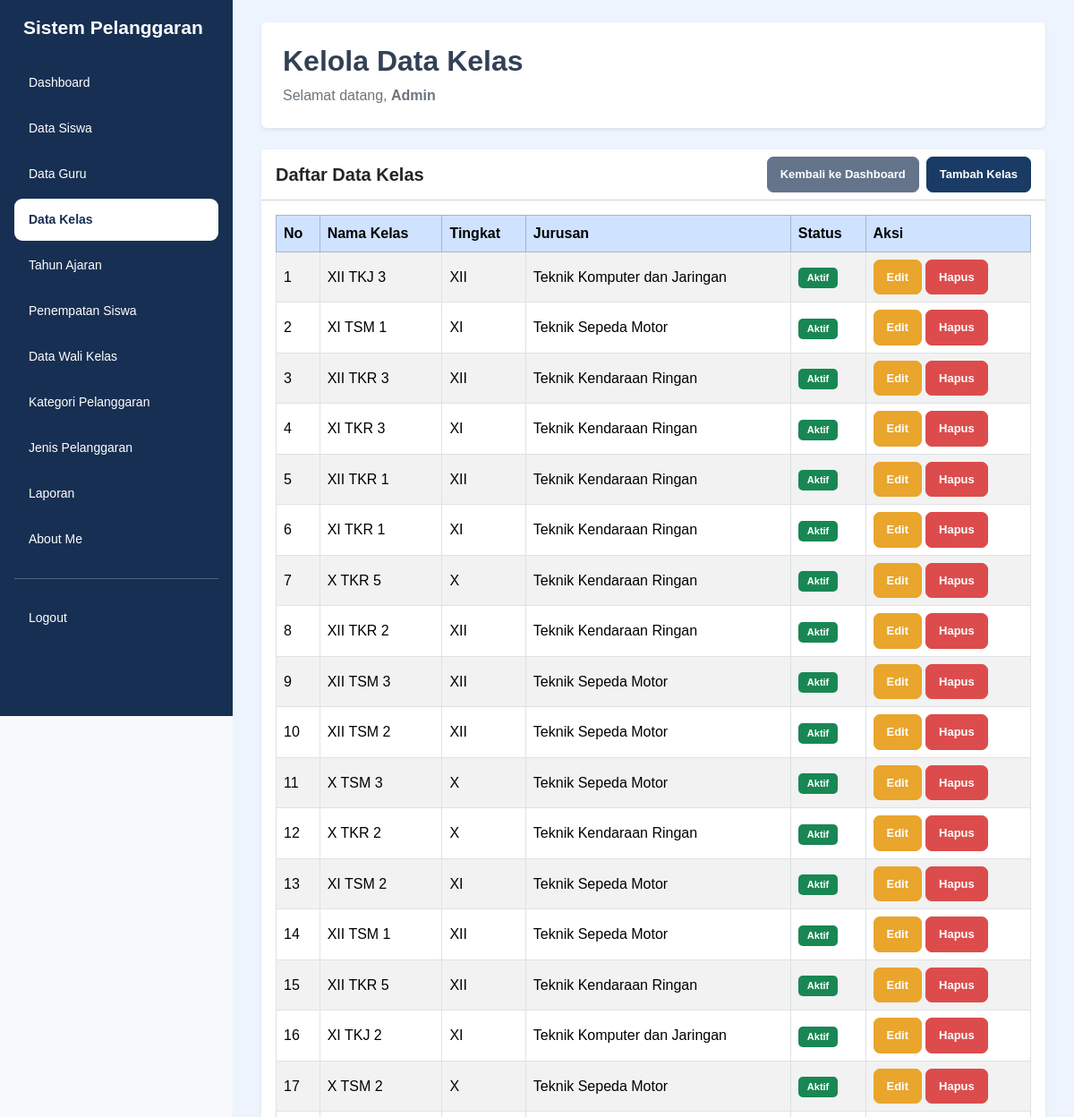
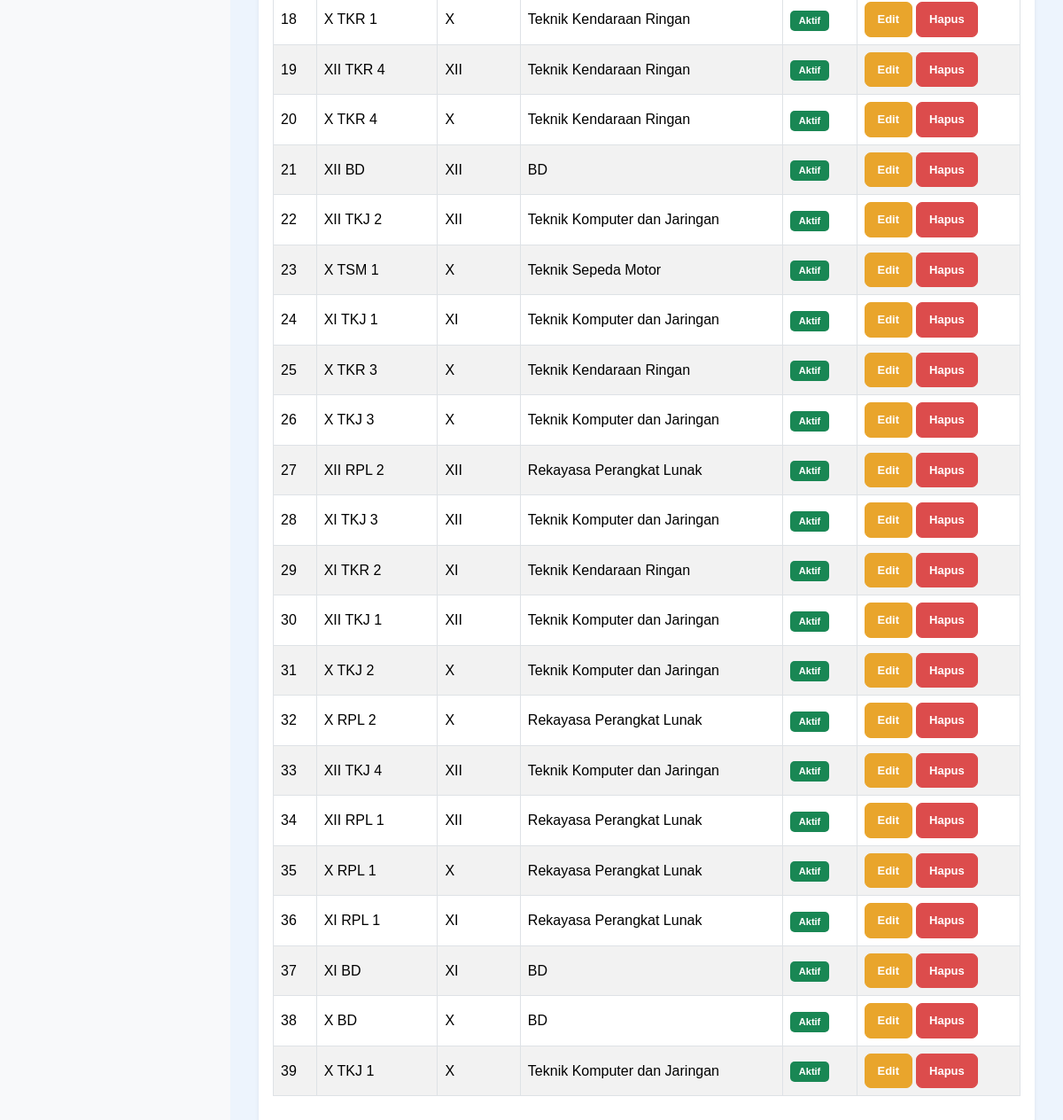
/data_kelas.php (signed in), run on the app's committed database (2 pictures, top to bottom).
### tables this page shows
CREATE TABLE `t_kelas` (
  `id` int(11) NOT NULL,
  `nama` varchar(100) NOT NULL,
  `tingkat` varchar(20) NOT NULL,
  `jurusan` varchar(100) NOT NULL,
  `status_aktif` tinyint(1) NOT NULL,
  `created_at` timestamp NOT NULL DEFAULT current_timestamp(),
  `updated_at` timestamp NOT NULL DEFAULT current_timestamp()
);

### data_kelas.php (the view, shortened to what this page needs)
<?php
include 'config/koneksi.php';
$name = $_SESSION['name'] ?? 'Admin';
$halaman = basename($_SERVER['PHP_SELF']);
$query = mysqli_query(
    $koneksi,
    "SELECT * FROM t_kelas ORDER BY id DESC"
);
?>
<!DOCTYPE html>
<html lang="id">
<head>
    <link href="https://cdn.jsdelivr.net/npm/bootstrap@5.3.8/dist/css/bootstrap.min.css"
          rel="stylesheet">
    <link rel="stylesheet"
          href="https://cdn.datatables.net/3.1.4/css/dataTables.dataTables.min.css">
    <link rel="stylesheet" href="style/style.css">
</head>
<body class="bg-light">
<div class="container-fluid">
    <div class="row">
        <div class="sidebar col-md-3 col-lg-2 position-fixed top-0 start-0 vh-100 p-3 overflow-auto">
            <h4 class="text-white mb-4">Sistem Pelanggaran</h4>
            <ul class="nav nav-pills flex-column gap-1">
                <li class="nav-item">
                    <a href="dashboard.php" class="nav-link text-white">Dashboard</a>
                </li>
                <li class="nav-item">
                    <a href="data_siswa.php" class="nav-link text-white">Data Siswa</a>
                </li>
                <li class="nav-item">
                    <a href="data_guru.php" class="nav-link text-white">Data Guru</a>
                </li>
                <li class="nav-item">
                    <a href="data_kelas.php"
                       class="nav-link <?= $halaman == 'data_kelas.php' ? 'active' : 'text-white'; ?>">
                        Data Kelas
                    </a>
                </li>
                <li class="nav-item">
                    <a href="data_tahun_ajaran.php" class="nav-link text-white">Tahun Ajaran</a>
                </li>
                <li class="nav-item">
                    <a href="data_penempatan_siswa.php" class="nav-link text-white">Penempatan Siswa</a>
                </li>
                <li class="nav-item">
                    <a href="data_wali_kelas.php" class="nav-link text-white">Data Wali Kelas</a>
                </li>
                <li class="nav-item">
                    <a href="data_kategori_pelanggaran.php" class="nav-link text-white">Kategori Pelanggaran</a>
                </li>
                <li class="nav-item">
                    <a href="data_jenis_pelanggaran.php" class="nav-link text-white">Jenis Pelanggaran</a>
                </li>
                <li class="nav-item">
                    <a href="laporan.php" class="nav-link text-white">Laporan</a>
                </li>
                <li class="nav-item">
                    <a href="about_me.php" class="nav-link text-white">About Me</a>
                </li>
                <hr class="border-white">
                <li class="nav-item">
                    <a href="logout.php" class="nav-link text-white">Logout</a>
                </li>
            </ul>
        </div>
        <main class="content-main">
            <div class="page-content">
                <div class="bg-white rounded shadow-sm p-4 mb-4">
                    <h2 class="fw-bold">Kelola Data Kelas</h2>
                    <p class="text-secondary mb-0">
                        Selamat datang,
                        <b><?= htmlspecialchars($name); ?></b>
                    </p>
                </div>
                <div class="card shadow-sm border-0">
                    <div class="card-header bg-white">
                        <div class="d-flex justify-content-between align-items-center flex-wrap gap-2">
                            <h5 class="mb-0 fw-bold">Daftar Data Kelas</h5>
                            <div class="d-flex gap-2">
                                <a href="dashboard.php" class="btn btn-secondary btn-sm">
                                    Kembali ke Dashboard
                                </a>
                                <a href="tambah_kelas.php" class="btn btn-primary btn-sm">
                                    Tambah Kelas
                                </a>
                            </div>
                        </div>
                    </div>
                    <div class="card-body">
                        <div class="table-responsive">
                            <table id="tabelKelas"
                                   class="table table-bordered table-striped table-hover align-middle w-100">
                                <thead class="table-primary">
                                    <tr>
                                        <th>No</th>
                                        <th>Nama Kelas</th>
                                        <th>Tingkat</th>
                                        <th>Jurusan</th>
                                        <th>Status</th>
                                        <th>Aksi</th>
                                    </tr>
                                </thead>
                                <tbody>
                                <?php
                                $no = 1;
                                if (mysqli_num_rows($query) > 0) {
                                    while ($data = mysqli_fetch_assoc($query)) {
                                        $jurusan = $data['jurusan'] ?? '-';
                                        if ($jurusan == 'RPL') {
                                            $jurusan = 'Rekayasa Perangkat Lunak';
                                        } elseif ($jurusan == 'TKJ') {
                                            $jurusan = 'Teknik Komputer dan Jaringan';
                                        } elseif ($jurusan == 'TSM') {
                                            $jurusan = 'Teknik Sepeda Motor';
                                        } elseif ($jurusan == 'TKR') {
                                            $jurusan = 'Teknik Kendaraan Ringan';
                                        } elseif ($jurusan == 'TBSM') {
                                            $jurusan = 'Teknik dan Bisnis Sepeda Motor';
                                        }
                                ?>
                                    <tr>
                                        <td><?= $no++; ?></td>
                                        <td>
                                            <?= htmlspecialchars($data['nama'] ?? '-'); ?>
                                        </td>
                                        <td>
                                            <?= htmlspecialchars($data['tingkat'] ?? '-'); ?>
                                        </td>
                                        <td>
                                            <?= htmlspecialchars($jurusan); ?>
                                        </td>
                                        <td>
                                            <?php if (($data['status_aktif'] ?? 0) == 1) { ?>
                                                <span class="badge bg-success">Aktif</span>
                                            <?php } else { ?>
                                                <span class="badge bg-secondary">Tidak Aktif</span>
                                            <?php } ?>
                                        </td>
                                        <td>
                                            <div class="d-flex gap-1">
                                                <a href="edit_kelas.php?id=<?= urlencode($data['id']); ?>"
                                                   class="btn btn-warning btn-sm">
                                                    Edit
                                                </a>
                                                <a href="hapus_kelas.php?id=<?= urlencode($data['id']); ?>"
                                                   class="btn btn-danger btn-sm"
                                                   onclick="return confirm('Yakin ingin menghapus data kelas ini?')">
                                                    Hapus
                                                </a>
                                            </div>
                                        </td>
                                    </tr>
                                <?php
                                    }
                                } ?>
                                </tbody>
                            </table>
                        </div>
                    </div>
                </div>
            </div>
        </main>
    </div>
</div>
</body>
</html>

### style/style.css (style rules this page uses)
* { box-sizing: border-box; }
html { width: 100%; min-height: 100%; overflow-x: hidden; }
body { width: 100%; min-height: 100vh; margin: 0; padding: 0; font-family: Arial, Helvetica, sans-serif; background-color: #edf4fd; color: #334155; }
a { text-decoration: none; }
.sidebar { position: fixed !important; top: 0; left: 0; width: 260px !important; max-width: 260px !important; height: 100vh; padding: 24px 15px; background-color: #172f52 !important; z-index: 1001; overflow-y: auto; overflow-x: hidden; flex: none !important; }
.sidebar h4 { color: #ffffff; font-size: 21px; font-weight: 700; margin: 0 0 38px; padding: 0 10px; line-height: 1.4; }
.sidebar .nav { display: flex; flex-direction: column; gap: 7px; }
.sidebar .nav-item { width: 100%; }
.sidebar .nav-link { display: block; width: 100%; padding: 13px 16px; border-radius: 9px; color: #e2eaf6; font-size: 14px; font-weight: 500; transition: all 0.2s ease; }
.sidebar .nav-link.active { background-color: #ffffff !important; color: #172f52 !important; font-weight: 700; }
.content-main { display: block !important; position: relative; width: calc(100% - 260px) !important; max-width: none !important; min-height: 100vh; margin-left: 260px !important; margin-right: 0 !important; padding: 25px 32px 35px !important; background-color: #edf4fd; overflow-x: hidden; }
.btn { display: inline-flex; justify-content: center; align-items: center; border-radius: 7px; padding: 9px 14px; font-size: 13px; font-weight: 600; white-space: nowrap; transition: all 0.2s ease; }
.btn-primary { background-color: #193b65; border-color: #193b65; color: #ffffff; }
.btn-secondary { background-color: #64748b; border-color: #64748b; color: #ffffff; }
.btn-warning { background-color: #e9a52c; border-color: #e9a52c; color: #ffffff; }
.btn-danger { background-color: #dc4c4c; border-color: #dc4c4c; color: #ffffff; }
.table-responsive { display: block; width: 100%; max-width: 100%; overflow-x: auto; }
.badge { display: inline-block; padding: 6px 10px; border-radius: 5px; font-size: 11px; font-weight: 600; }
@media (min-width: 768px) { .content-main { padding-top: 25px !important; } }

### data on the page
t_kelas: nama "XII TKJ 3", tingkat "XII", jurusan "Teknik Komputer dan Jaringan", status_aktif "Aktif"
t_kelas: nama "XI TSM 1", tingkat "XI", jurusan "Teknik Sepeda Motor", status_aktif "Aktif"
t_kelas: nama "XII TKR 3", tingkat "XII", jurusan "Teknik Kendaraan Ringan", status_aktif "Aktif"
t_kelas: nama "XI TKR 3", tingkat "XI", jurusan "Teknik Kendaraan Ringan", status_aktif "Aktif"
t_kelas: nama "XII TKR 1", tingkat "XII", jurusan "Teknik Kendaraan Ringan", status_aktif "Aktif"
t_kelas: nama "XI TKR 1", tingkat "XI", jurusan "Teknik Kendaraan Ringan", status_aktif "Aktif"
t_kelas: nama "X TKR 5", tingkat "X", jurusan "Teknik Kendaraan Ringan", status_aktif "Aktif"
t_kelas: nama "XII TKR 2", tingkat "XII", jurusan "Teknik Kendaraan Ringan", status_aktif "Aktif"
t_kelas: nama "XII TSM 3", tingkat "XII", jurusan "Teknik Sepeda Motor", status_aktif "Aktif"
t_kelas: nama "XII TSM 2", tingkat "XII", jurusan "Teknik Sepeda Motor", status_aktif "Aktif"
t_kelas: nama "X TSM 3", tingkat "X", jurusan "Teknik Sepeda Motor", status_aktif "Aktif"
t_kelas: nama "X TKR 2", tingkat "X", jurusan "Teknik Kendaraan Ringan", status_aktif "Aktif"
t_kelas: nama "XI TSM 2", tingkat "XI", jurusan "Teknik Sepeda Motor", status_aktif "Aktif"
t_kelas: nama "XII TSM 1", tingkat "XII", jurusan "Teknik Sepeda Motor", status_aktif "Aktif"
t_kelas: nama "XII TKR 5", tingkat "XII", jurusan "Teknik Kendaraan Ringan", status_aktif "Aktif"
t_kelas: nama "XI TKJ 2", tingkat "XI", jurusan "Teknik Komputer dan Jaringan", status_aktif "Aktif"
t_kelas: nama "X TSM 2", tingkat "X", jurusan "Teknik Sepeda Motor", status_aktif "Aktif"
t_kelas: nama "X TKR 1", tingkat "X", jurusan "Teknik Kendaraan Ringan", status_aktif "Aktif"
t_kelas: nama "XII TKR 4", tingkat "XII", jurusan "Teknik Kendaraan Ringan", status_aktif "Aktif"
t_kelas: nama "X TKR 4", tingkat "X", jurusan "Teknik Kendaraan Ringan", status_aktif "Aktif"
t_kelas: nama "XII BD", tingkat "XII", jurusan "BD", status_aktif "Aktif"
t_kelas: nama "XII TKJ 2", tingkat "XII", jurusan "Teknik Komputer dan Jaringan", status_aktif "Aktif"
t_kelas: nama "X TSM 1", tingkat "X", jurusan "Teknik Sepeda Motor", status_aktif "Aktif"
t_kelas: nama "XI TKJ 1", tingkat "XI", jurusan "Teknik Komputer dan Jaringan", status_aktif "Aktif"
t_kelas: nama "X TKR 3", tingkat "X", jurusan "Teknik Kendaraan Ringan", status_aktif "Aktif"
t_kelas: nama "X TKJ 3", tingkat "X", jurusan "Teknik Komputer dan Jaringan", status_aktif "Aktif"
t_kelas: nama "XII RPL 2", tingkat "XII", jurusan "Rekayasa Perangkat Lunak", status_aktif "Aktif"
t_kelas: nama "XI TKJ 3", tingkat "XII", jurusan "Teknik Komputer dan Jaringan", status_aktif "Aktif"
t_kelas: nama "XI TKR 2", tingkat "XI", jurusan "Teknik Kendaraan Ringan", status_aktif "Aktif"
t_kelas: nama "XII TKJ 1", tingkat "XII", jurusan "Teknik Komputer dan Jaringan", status_aktif "Aktif"
t_kelas: nama "X TKJ 2", tingkat "X", jurusan "Teknik Komputer dan Jaringan", status_aktif "Aktif"
t_kelas: nama "X RPL 2", tingkat "X", jurusan "Rekayasa Perangkat Lunak", status_aktif "Aktif"
t_kelas: nama "XII TKJ 4", tingkat "XII", jurusan "Teknik Komputer dan Jaringan", status_aktif "Aktif"
t_kelas: nama "XII RPL 1", tingkat "XII", jurusan "Rekayasa Perangkat Lunak", status_aktif "Aktif"
t_kelas: nama "X RPL 1", tingkat "X", jurusan "Rekayasa Perangkat Lunak", status_aktif "Aktif"
t_kelas: nama "XI RPL 1", tingkat "XI", jurusan "Rekayasa Perangkat Lunak", status_aktif "Aktif"
t_kelas: nama "XI BD", tingkat "XI", jurusan "BD", status_aktif "Aktif"
t_kelas: nama "X BD", tingkat "X", jurusan "BD", status_aktif "Aktif"
t_kelas: nama "X TKJ 1", tingkat "X", jurusan "Teknik Komputer dan Jaringan", status_aktif "Aktif"

### other printed values
$name "Admin"
